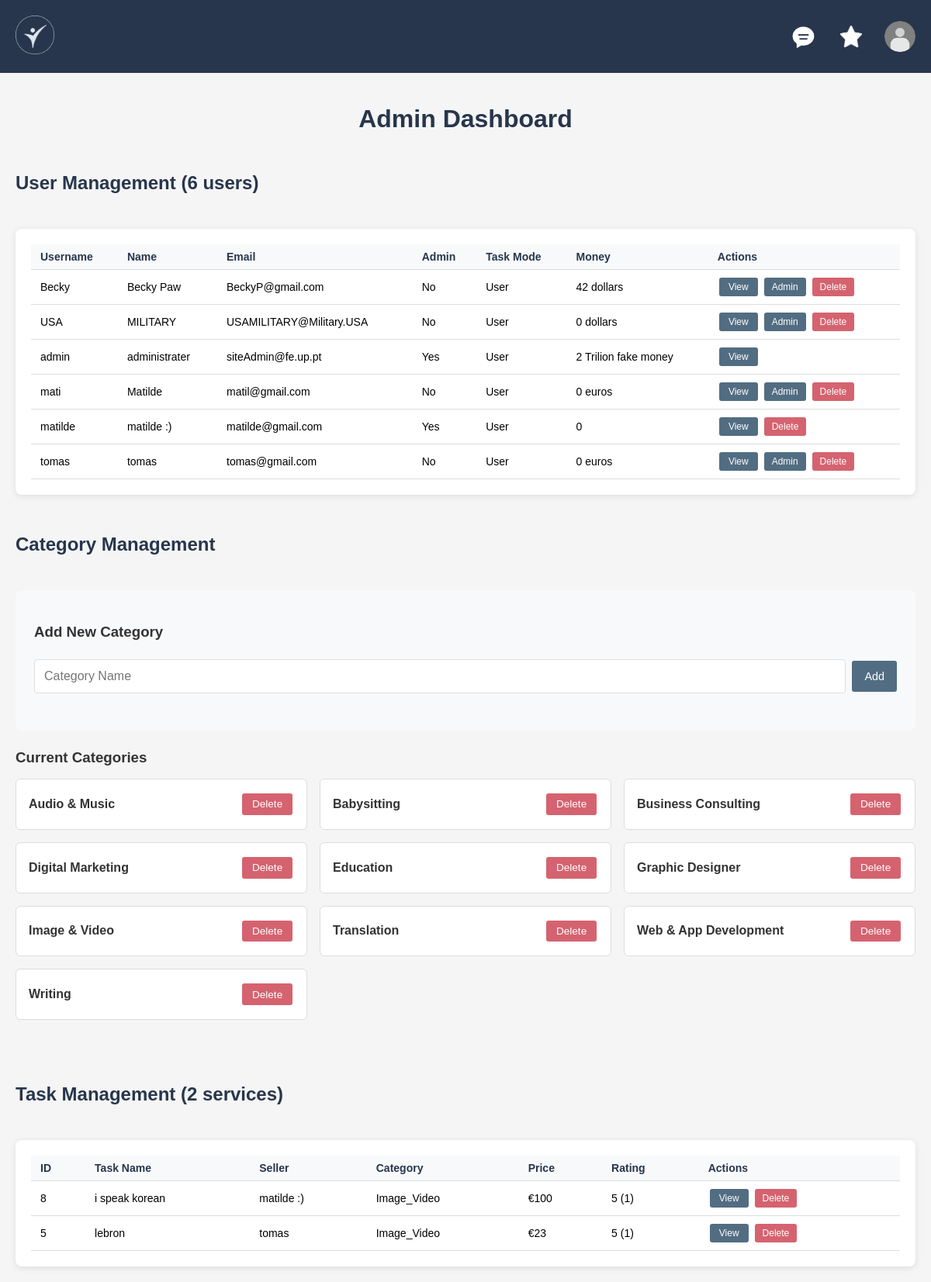
The page /pages/admin.php (signed in) on the database its author committed.
### tables this page shows
CREATE TABLE users (
    username VARCHAR PRIMARY KEY,
    name VARCHAR NOT NULL,
    password VARCHAR NOT NULL,
    email VARCHAR NOT NULL,
    admin_power BOOLEAN,
    task_mode BOOLEAN,
    bio VARCHAR,
    profile_photo VARCHAR(255), 
    skills TEXT,
    money string NOT NULL 
);

CREATE TABLE services (
    id INTEGER PRIMARY KEY AUTOINCREMENT,
    taskname VARCHAR NOT NULL,
    pricing INTEGER NOT NULL,
    delivery_time VARCHAR REFERENCES delivery_time,
    description VARCHAR,
    rating INTEGER,
    Nrating INTEGER,
    category VARCHAR REFERENCES categories,
    user VARCHAR REFERENCES users ON DELETE CASCADE,
    image TEXT
);

### database/user_db.php (called while the page is built, shortened)
<?php
class User {
    public static function get_users() {
        $db = Database::getInstance();
        $stmt = $db->prepare('SELECT username, name, email, admin_power, task_mode, money, bio, skills, profile_photo FROM users ORDER BY username ASC');
        $stmt->execute();
        return $stmt->fetchAll();
    }
}
?>

### database/service_db.php (called while the page is built, shortened)
<?php
class Service {
    public static function get_categories(): array {
        try {
            $db = Database::getInstance();
            $stmt = $db->prepare('SELECT name FROM categories ORDER BY name ASC');
            $stmt->execute();
            return $stmt->fetchAll(PDO::FETCH_COLUMN);
        } catch (PDOException $e) {
            error_log("Get categories error: " . $e->getMessage());
            return [];
        }
    }
}
?>

### pages/admin.php (the view, shortened to what this page needs)
<?php
require_once(__DIR__ . '/../database/service_db.php');
require_once(__DIR__ . '/../database/user_db.php');
$allServices = [];
$allUsers = User::get_users();
try {
    $db = Database::getInstance();
    $stmt = $db->prepare("
        SELECT s.*, u.name as seller_name
        FROM services s
        LEFT JOIN users u ON s.user = u.username
        ORDER BY s.id DESC
    ");
    $stmt->execute();
    $allServices = $stmt->fetchAll();
} catch (Exception $e) {
    error_log("Error fetching services: " . $e->getMessage());
}
?>
<!DOCTYPE html>
<html lang="en">
<head>
    <link rel="stylesheet" href="css/style.css">
    <link rel="stylesheet" href="css/admin.css">
</head>
<body>
<?php include_once(__DIR__ . '/../components/header.php'); ?>
<main class="admin-layout">
    <h1>Admin Dashboard</h1>
    <div class="admin-content">
        <h2>User Management (<?= count($allUsers) ?> users)</h2>
        <div class="admin-table-container">
            <table class="admin-table">
                <thead>
                    <tr>
                        <th>Username</th>
                        <th>Name</th>
                        <th>Email</th>
                        <th>Admin</th>
                        <th>Task Mode</th>
                        <th>Money</th>
                        <th>Actions</th>
                    </tr>
                </thead>
                <tbody>
                    <?php if (!empty($allUsers)): ?>
                        <?php foreach ($allUsers as $user): ?>
                            <tr>
                                <td><?= htmlspecialchars($user['username']) ?></td>
                                <td><?= htmlspecialchars($user['name']) ?></td>
                                <td><?= htmlspecialchars($user['email']) ?></td>
                                <td><?= $user['admin_power'] ? 'Yes' : 'No' ?></td>
                                <td><?= $user['task_mode'] ? 'Tasker' : 'User' ?></td>
                                <td><?= htmlspecialchars($user['money']) ?></td>
                                <td>
                                    <a href="user.php?user=<?= urlencode($user['username']) ?>" class="admin-btn view-btn">View</a>
                                    <?php if (!$user['admin_power']): ?>
                                        <a href="#" class="admin-btn promote-btn" onclick="promoteUser('<?= htmlspecialchars($user['username']) ?>'); return false;">Admin</a>
                                    <?php endif; ?>
                                    <?php if ($user['username'] !== $_SESSION['username']): ?>
                                        <a href="#" class="admin-btn delete-btn" onclick="deleteUser('<?= htmlspecialchars($user['username']) ?>'); return false;">Delete</a>
                                    <?php endif; ?>
                                </td>
                            </tr>
                        <?php endforeach; ?>
                    <?php else: ?>
                        <tr><td colspan="7">No users found.</td></tr>
                    <?php endif; ?>
                </tbody>
            </table>
        </div>
        <h2>Category Management</h2>
        <div class="category-management">
            <div class="add-category-form">
                <h3>Add New Category</h3>
                <form id="addCategoryForm" onsubmit="addCategory(event)">
                    <div class="form-group">
                        <input type="text"
                               id="categoryName"
                               name="categoryName"
                               placeholder="Category Name"
                               required>
                        <button type="submit" class="admin-btn add-btn">Add</button>
                    </div>
                </form>
            </div>
            <div class="current-categories">
                <h3>Current Categories</h3>
                <div class="category-list">
                    <?php
                    $categories = Service::get_categories();
                    foreach ($categories as $category): ?>
                        <div class="category-item" data-category="<?= htmlspecialchars($category) ?>">
                            <span class="category-name"><?= htmlspecialchars($category) ?></span>
                            <button class="admin-btn delete-btn small" onclick="deleteCategory('<?= htmlspecialchars($category) ?>')">Delete</button>
                        </div>
                    <?php endforeach; ?>
                </div>
            </div>
        </div>
        <h2>Task Management (<?= count($allServices) ?> services)</h2>
        <div class="admin-table-container">
            <table class="admin-table">
                <thead>
                    <tr>
                        <th>ID</th>
                        <th>Task Name</th>
                        <th>Seller</th>
                        <th>Category</th>
                        <th>Price</th>
                        <th>Rating</th>
                        <th>Actions</th>
                    </tr>
                </thead>
                <tbody>
                    <?php if (!empty($allServices)): ?>
                        <?php foreach ($allServices as $service): ?>
                            <tr>
                                <td><?= $service['id'] ?></td>
                                <td><?= htmlspecialchars($service['taskname']) ?></td>
                                <td><?= htmlspecialchars($service['seller_name'] ?? $service['user']) ?></td>
                                <td><?= htmlspecialchars($service['category']) ?></td>
                                <td>€<?= $service['pricing'] ?></td>
                                <td><?= $service['rating'] ?> (<?= $service['Nrating'] ?>)</td>
                                <td>
                                    <a href="task.php?id=<?= $service['id'] ?>" class="admin-btn view-btn">View</a>
                                    <a href="#" class="admin-btn delete-btn" onclick="deleteService(<?= $service['id'] ?>); return false;">Delete</a>
                                </td>
                            </tr>
                        <?php endforeach; ?>
                    <?php else: ?>
                        <tr><td colspan="7">No services found.</td></tr>
                    <?php endif; ?>
                </tbody>
            </table>
        </div>
    </div>
</main>
</body>
</html>

### pages/css/style.css (style rules this page uses)
body { font-family: Arial, sans-serif; background-color: #f5f5f5; margin: 0; padding: 0; }
input, button, select { width: 100%; padding: 10px; margin: 8px 0; border: 1px solid #ccc; border-radius: 4px; }
button { background-color: #516c81; color: white; border: none; }
main { padding: 20px; }

### pages/css/admin.css (style rules this page uses)
.admin-layout { max-width: 1400px; margin: 0 auto; padding: 20px; }
.admin-layout h1 { color: #27364c; margin-bottom: 30px; text-align: center; }
.admin-content { display: flex; flex-direction: column; gap: 30px; }
.admin-content h2 { color: #27364c; margin-bottom: 15px; font-size: 24px; }
.admin-table-container { padding: 20px; overflow-x: auto; background: white; border-radius: 8px; box-shadow: 0 2px 8px rgba(0,0,0,0.1); }
.admin-table { width: 100%; border-collapse: collapse; margin: 0; }
.admin-table th, .admin-table td { padding: 8px 12px; text-align: left; border-bottom: 1px solid #ddd; font-size: 14px; }
.admin-table th { background: #f8f9fa; font-weight: bold; color: #27364c; }
.admin-btn { padding: 5px 10px; margin: 2px; border: none; border-radius: 3px; cursor: pointer; text-decoration: none; display: inline-block; font-size: 12px; text-align: center; min-width: 50px; box-sizing: border-box; font-family: inherit; }
.view-btn { background-color: #526D82; color: white; }
.promote-btn { background-color: #526D82; color: white; }
.delete-btn { background-color: #d5636f; color: white; }
.category-management { margin-bottom: 2rem; }
.add-category-form { background: #f8f9fa; padding: 1.5rem; border-radius: 8px; margin-bottom: 1.5rem; }
.add-category-form h3 { margin-bottom: 1rem; color: #333; }
.form-group { display: flex; gap: 0.5rem; margin-bottom: 1rem; align-items: center; }
.form-group input { flex: 1; padding: 0.75rem; border: 1px solid #ddd; border-radius: 4px; font-size: 1rem; }
.form-group .admin-btn { padding: 0.75rem 1rem; margin: 0; flex-shrink: 0; flex-grow: 0; width: auto; min-width: auto; height: auto; }
.current-categories h3 { margin-bottom: 1rem; color: #333; }
.category-list { display: grid; grid-template-columns: repeat(auto-fill, minmax(300px, 1fr)); gap: 1rem; }
.category-item { background: white; border: 1px solid #ddd; border-radius: 6px; padding: 1rem; display: flex; align-items: center; justify-content: space-between; gap: 1rem; }
.category-item .admin-btn { flex-shrink: 0; min-width: auto; }
.category-name { font-weight: 600; color: #333; }
.admin-btn.small { padding: 0.4rem 0.8rem; font-size: 0.85rem; width: auto; display: inline-block; white-space: nowrap; }
.admin-btn.add-btn { background: #526D82; color: white; white-space: nowrap; font-size: 0.9rem; }

### rows shown on the page
users: username "Becky", name "Becky Paw", email "BeckyP@gmail.com", admin_power "No", shows "User", money "42 dollars"
users: username "USA", name "MILITARY", email "USAMILITARY@Military.USA", admin_power "No", shows "User", money "0 dollars"
users: username "admin", name "administrater", email "siteAdmin@fe.up.pt", admin_power "Yes", shows "User", money "2 Trilion fake money"
users: username "mati", name "Matilde", email "matil@gmail.com", admin_power "No", task_mode "User", money "0 euros"
users: username "matilde", name "matilde :)", email "matilde@gmail.com", admin_power "Yes", task_mode "User", money "0"
users: username "tomas", name "tomas", email "tomas@gmail.com", admin_power "No", task_mode "User", money "0 euros"
services: id "8", taskname "i speak korean", user.name "matilde :)", category "Image_Video", pricing "100", rating "5", Nrating "1"
services: id "5", taskname "lebron", user.name "tomas", category "Image_Video", pricing "23", rating "5", Nrating "1"

### other values the page prints
count($allUsers) "6"
$category "Audio & Music"
$category "Babysitting"
$category "Business Consulting"
$category "Digital Marketing"
$category "Education"
$category "Graphic Designer"
$category "Image & Video"
$category "Translation"
$category "Web & App Development"
$category "Writing"
count($allServices) "2"
